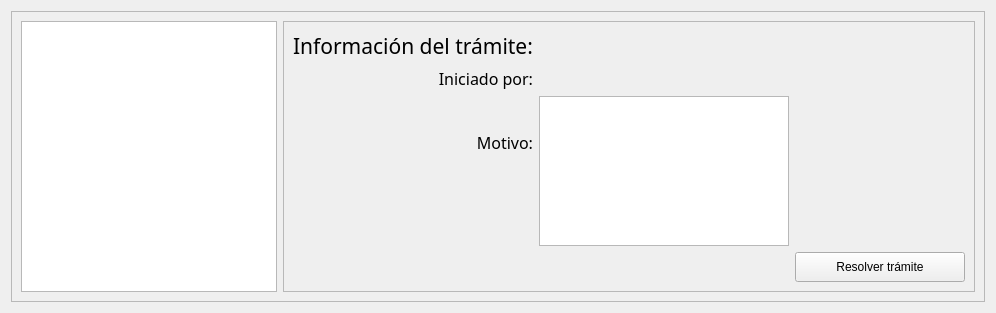
      <widget class="QWidget" name="tab_tram">
       <attribute name="title">
        <string>Trámites</string>
       </attribute>
       <layout class="QGridLayout" name="gridLayout_17">
        <item row="0" column="0">
         <widget class="QFrame" name="frame_2">
          <property name="frameShape">
           <enum>QFrame::StyledPanel</enum>
          </property>
          <property name="frameShadow">
           <enum>QFrame::Raised</enum>
          </property>
          <layout class="QGridLayout" name="gridLayout_18">
           <item row="0" column="0">
            <widget class="QListView" name="lv_tramites">
             <property name="maximumSize">
              <size>
               <width>300</width>
               <height>300</height>
              </size>
             </property>
            </widget>
           </item>
           <item row="0" column="1">
            <widget class="QFrame" name="frame_3">
             <property name="layoutDirection">
              <enum>Qt::LeftToRight</enum>
             </property>
             <property name="frameShape">
              <enum>QFrame::StyledPanel</enum>
             </property>
             <property name="frameShadow">
              <enum>QFrame::Raised</enum>
             </property>
             <layout class="QGridLayout" name="gridLayout_19">
              <item row="4" column="0">
               <widget class="QLabel" name="label_informe_tramite">
                <property name="maximumSize">
                 <size>
                  <width>300</width>
                  <height>50</height>
                 </size>
                </property>
                <property name="font">
                 <font>
                  <family>Segoe UI Semibold</family>
                  <pointsize>11</pointsize>
                 </font>
                </property>
                <property name="layoutDirection">
                 <enum>Qt::LeftToRight</enum>
                </property>
                <property name="text">
                 <string/>
                </property>
                <property name="alignment">
                 <set>Qt::AlignCenter</set>
                </property>
               </widget>
              </item>
              <item row="0" column="0">
               <widget class="QLabel" name="label_47">
                <property name="maximumSize">
                 <size>
                  <width>16777215</width>
                  <height>30</height>
                 </size>
                </property>
                <property name="font">
                 <font>
                  <family>Segoe UI Semibold</family>
                  <pointsize>16</pointsize>
                 </font>
                </property>
                <property name="text">
                 <string>Información del trámite:</string>
                </property>
               </widget>
              </item>
              <item row="2" column="1">
               <widget class="QLabel" name="label_usu_tramite">
                <property name="maximumSize">
                 <size>
                  <width>250</width>
                  <height>150</height>
                 </size>
                </property>
                <property name="font">
                 <font>
                  <family>Segoe UI Semibold</family>
                  <pointsize>12</pointsize>
                 </font>
                </property>
                <property name="text">
                 <string/>
                </property>
               </widget>
              </item>
              <item row="3" column="0">
               <widget class="QLabel" name="label_46">
                <property name="maximumSize">
                 <size>
                  <width>16777215</width>
                  <height>80</height>
                 </size>
                </property>
                <property name="font">
                 <font>
                  <family>Segoe UI Semibold</family>
                  <pointsize>12</pointsize>
                 </font>
                </property>
                <property name="text">
                 <string>Motivo:</string>
                </property>
                <property name="alignment">
                 <set>Qt::AlignRight|Qt::AlignTop|Qt::AlignTrailing</set>
                </property>
               </widget>
              </item>
              <item row="2" column="0">
               <widget class="QLabel" name="label_48">
                <property name="sizePolicy">
                 <sizepolicy hsizetype="Maximum" vsizetype="Preferred">
                  <horstretch>0</horstretch>
                  <verstretch>0</verstretch>
                 </sizepolicy>
                </property>
                <property name="maximumSize">
                 <size>
                  <width>250</width>
                  <height>16777215</height>
                 </size>
                </property>
                <property name="font">
                 <font>
                  <family>Segoe UI Semibold</family>
                  <pointsize>12</pointsize>
                 </font>
                </property>
                <property name="text">
                 <string>Iniciado por:</string>
                </property>
                <property name="alignment">
                 <set>Qt::AlignRight|Qt::AlignTrailing|Qt::AlignVCenter</set>
                </property>
               </widget>
              </item>
              <item row="3" column="1">
               <widget class="QTextBrowser" name="tB_motivo_tramite">
                <property name="maximumSize">
                 <size>
                  <width>250</width>
                  <height>150</height>
                 </size>
                </property>
                <property name="html">
                 <string>&lt;!DOCTYPE HTML PUBLIC &quot;-//W3C//DTD HTML 4.0//EN&quot; &quot;http://www.w3.org/TR/REC-html40/strict.dtd&quot;&gt;
&lt;html&gt;&lt;head&gt;&lt;meta name=&quot;qrichtext&quot; content=&quot;1&quot; /&gt;&lt;style type=&quot;text/css&quot;&gt;
p, li { white-space: pre-wrap; }
&lt;/style&gt;&lt;/head&gt;&lt;body style=&quot; font-family:'MS Shell Dlg 2'; font-size:8.25pt; font-weight:400; font-style:normal;&quot;&gt;
&lt;p style=&quot;-qt-paragraph-type:empty; margin-top:0px; margin-bottom:0px; margin-left:0px; margin-right:0px; -qt-block-indent:0; text-indent:0px;&quot;&gt;&lt;br /&gt;&lt;/p&gt;&lt;/body&gt;&lt;/html&gt;</string>
                </property>
               </widget>
              </item>
              <item row="4" column="2">
               <widget class="QPushButton" name="btn_resolver_tramite">
                <property name="minimumSize">
                 <size>
                  <width>170</width>
                  <height>30</height>
                 </size>
                </property>
                <property name="maximumSize">
                 <size>
                  <width>100</width>
                  <height>16777215</height>
                 </size>
                </property>
                <property name="text">
                 <string>Resolver trámite</string>
                </property>
               </widget>
              </item>
             </layout>
            </widget>
           </item>
          </layout>
         </widget>
        </item>
       </layout>
      </widget>
